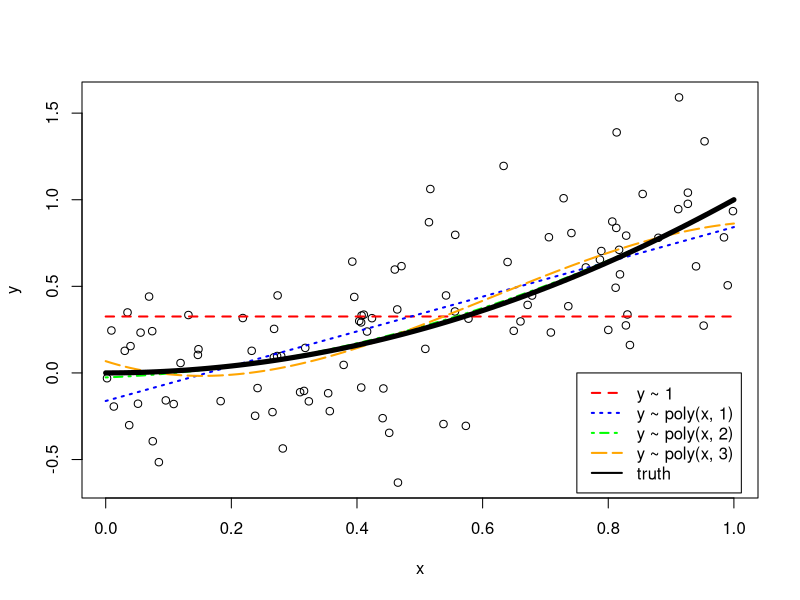
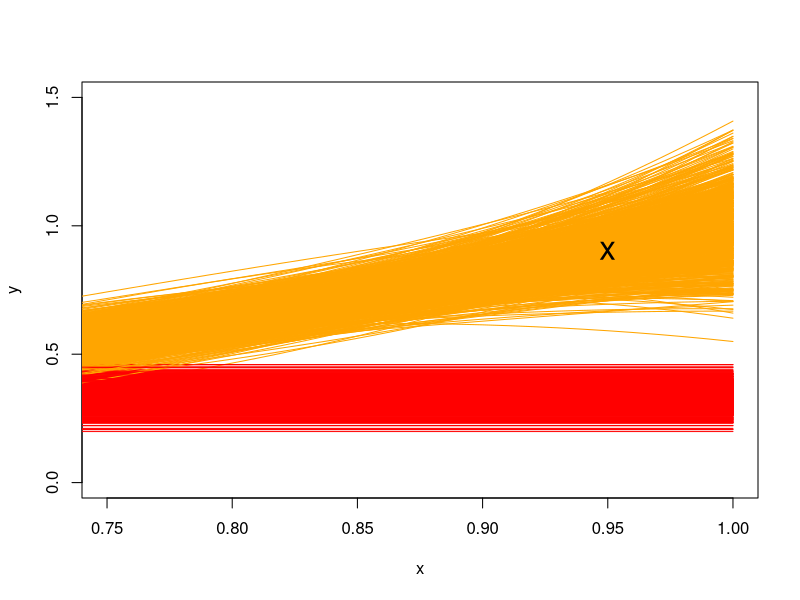

The R source for these figures, in order:
## ---- chunk 1
f = function(x) {
  x ^ 2
}
## ---- chunk 2
get_sim_data = function(f, sample_size = 100) {
  x = runif(n = sample_size, min = 0, max = 1)
  y = f(x) + rnorm(n = sample_size, mean = 0, sd = 0.3)
  data.frame(x, y)
}
## ---- chunk 3
sim_data = get_sim_data(f, sample_size = 100)

fit_1 = lm(y ~ 1, data = sim_data)
fit_2 = lm(y ~ poly(x, degree = 1), data = sim_data)
fit_3 = lm(y ~ poly(x, degree = 2), data = sim_data)
fit_4 = lm(y ~ poly(x, degree = 3), data = sim_data)
## ---- chunk 4
set.seed(430)
plot(y ~ x, data = sim_data)
grid = seq(from = 0, to = 1, by = 0.01)
lines(grid, predict(fit_1, newdata = data.frame(x = grid)), 
      col = "red", lwd = 2, lty = 2)
lines(grid, predict(fit_2, newdata = data.frame(x = grid)), 
      col = "blue", lwd = 2, lty = 3)
lines(grid, predict(fit_3, newdata = data.frame(x = grid)), 
      col = "green", lwd = 2, lty = 4)
lines(grid, predict(fit_4, newdata = data.frame(x = grid)), 
      col = "orange", lwd = 2, lty = 5)
lines(grid, f(grid), col = "black", lwd = 5)
legend(x = 0.75, y = 0, 
       c("y ~ 1", "y ~ poly(x, 1)", "y ~ poly(x, 2)",  "y ~ poly(x, 3)", "truth"), 
       col = c("red", "blue", "green", "orange", "black"), lty = c(2, 3, 4, 5, 1), lwd = 2)
## ---- chunk 5
set.seed(1)
n_sims = 1000
n_models = 4
x0 = 0.95
predictions = matrix(0, nrow = n_sims, ncol = n_models)
sim_data = get_sim_data(f, sample_size = 100)
plot(y ~ x, data = sim_data, col = "white", xlim = c(0.75, 1), ylim = c(0, 1.5))

for (i in 1:n_sims) {
  
  sim_data = get_sim_data(f, sample_size = 100)

  fit_1 = lm(y ~ 1, data = sim_data)
  fit_2 = lm(y ~ poly(x, degree = 1), data = sim_data)
  fit_3 = lm(y ~ poly(x, degree = 2), data = sim_data)
  fit_4 = lm(y ~ poly(x, degree = 3), data = sim_data)
  
  lines(grid, predict(fit_1, newdata = data.frame(x = grid)), col = "red", lwd = 1)
  # lines(grid, predict(fit_2, newdata = data.frame(x = grid)), col = "blue", lwd = 1)
  # lines(grid, predict(fit_3, newdata = data.frame(x = grid)), col = "green", lwd = 1)
  lines(grid, predict(fit_4, newdata = data.frame(x = grid)), col = "orange", lwd = 1)

  predictions[i, ] = c(
    predict(fit_1, newdata = data.frame(x = x0)),
    predict(fit_2, newdata = data.frame(x = x0)),
    predict(fit_3, newdata = data.frame(x = x0)),
    predict(fit_4, newdata = data.frame(x = x0))
  )
}

points(x0, f(x0), col = "black", pch = "x", cex = 2)
## ---- chunk 6
eps = rnorm(n = n_sims, mean = 0, sd = 0.3)
y0 = f(x0) + eps
## ---- chunk 7
get_bias = function(estimate, truth) {
  mean(estimate) - truth
}

get_mse = function(estimate, truth) {
  mean((estimate - truth) ^ 2)
}
## ---- chunk 8
bias = apply(predictions, 2, get_bias, f(x0))
variance = apply(predictions, 2, var)
mse = apply(predictions, 2, get_mse, y0)
## ---- chunk 9
options(scipen = 999)
## ---- chunk 10
options(scipen = 0)
## ---- chunk 11
all(diff(bias ^ 2) < 0)
all(diff(variance) > 0)
diff(mse)
## ---- chunk 12
bias ^ 2 + variance + var(eps)
mse
